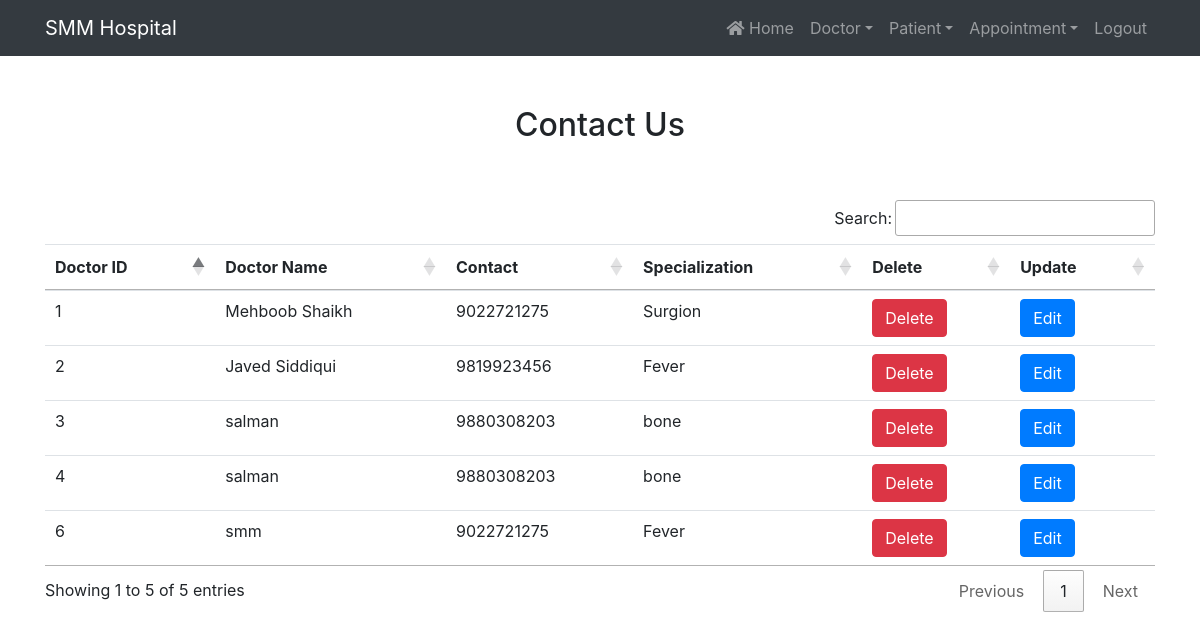
/viewdoc/ (signed in), run on the app's committed database.
### hospital/models.py (models this page shows, shortened)
class Basic(models.Model):
    name = models.CharField(max_length=50)
    mobile = models.CharField(max_length=20)
    class Meta:
        abstract = True

class Docter(Basic):
    special = models.CharField(max_length=50)

### hospital/views.py (the view)
# urls.py: path('viewdoc/', views.viewdoc,name="viewdoc"),
def viewdoc(request):
    if not request.user.is_staff:
        return redirect('log')
    else:
        doc = Docter.objects.all()
        return render(request,'viewdoc.html',{'doc':doc})

### hospital/templates/viewdoc.html (shortened to what this page needs)
{% extends 'basic.html' %}
{% block body %}
<div class="container">
    <h2 class="text-center" style="margin-top:50px;">Contact Us</h2>
    <br> <br>
    <table class="table table-hover" id="example">
        <thead>
        <tr>
            <th>Doctor ID</th>
            <th>Doctor Name</th>
            <th>Contact</th>
            <th>Specialization</th>
            <th>Delete</th>
            <th>Update</th>
        </tr>
        </thead>
        <tbody>
        {% for i in doc %}
        <tr>
            <td>
                {{i.id}}
            </td>
            <td>
                {{i.name}}
            </td>
            <td>
                {{i.mobile}}
            </td>
            <td>
                {{i.special}}
            </td>
                <td>
                <a href="{% url 'docdel' i.id %}" onclick="return confirm('Are You really want to delete!!')"
                   class="btn btn-danger">Delete</a>
            </td>
           <td>
                <a href="{% url 'editdoc' i.id %}" class="btn btn-primary">Edit</a>
            </td>
        </tr>
        {% endfor %}
        </tbody>
    </table>
</div>
{% endblock %}

### data on the page
Docter: id "1", name "Mehboob Shaikh", mobile "9022721275", special "Surgion"
Docter: id "2", name "Javed Siddiqui", mobile "9819923456", special "Fever"
Docter: id "3", name "salman", mobile "9880308203", special "bone"
Docter: id "4", name "salman", mobile "9880308203", special "bone"
Docter: id "6", name "smm", mobile "9022721275", special "Fever"
